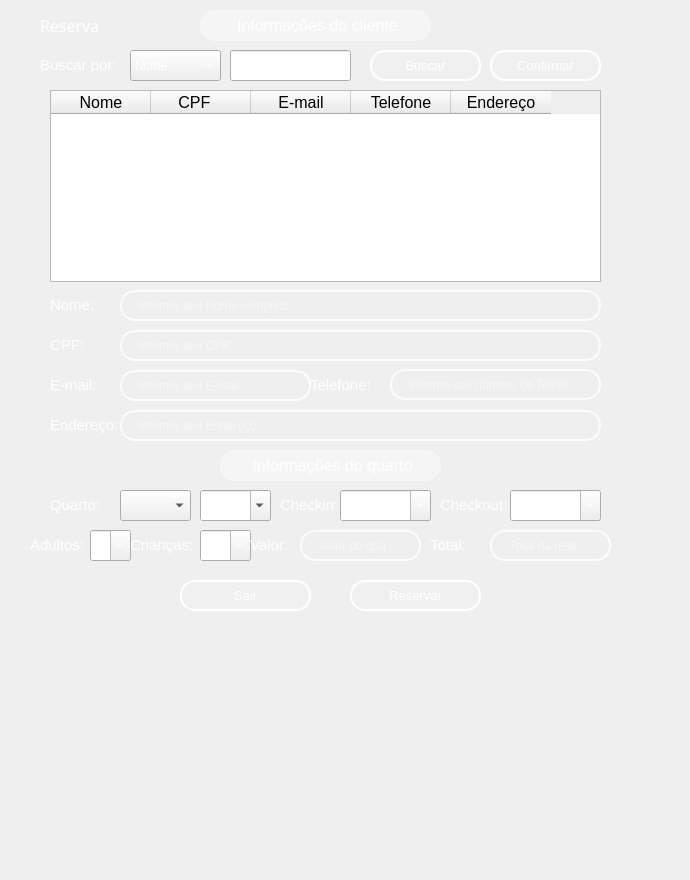
     <widget class="QWidget" name="page_10">
      <widget class="QWidget" name="widget_21" native="true">
       <property name="geometry">
        <rect>
         <x>-10</x>
         <y>-190</y>
         <width>681</width>
         <height>871</height>
        </rect>
       </property>
       <property name="styleSheet">
        <string notr="true">QWidget {
    background: qradialgradient(
        cx: 0.5, cy: 0.2, radius: 0.8,
        fx: 0.5, fy: 0.2,
        stop: 0 #7FA3A6,  /* Brilho no topo (mais suave) */
        stop: 0.4 #4E7580, /* Azul intermediário mais escuro */
        stop: 0.7 #27425A, /* Azul mais escuro na transição */
        stop: 1 #0A1A30   /* Azul bem escuro na parte inferior */
    );
}
</string>
       </property>
      </widget>
      <widget class="QLabel" name="label_95">
       <property name="geometry">
        <rect>
         <x>130</x>
         <y>530</y>
         <width>121</width>
         <height>31</height>
        </rect>
       </property>
       <property name="font">
        <font>
         <pointsize>10</pointsize>
        </font>
       </property>
       <property name="layoutDirection">
        <enum>Qt::LeftToRight</enum>
       </property>
       <property name="text">
        <string>&lt;html&gt;&lt;head/&gt;&lt;body&gt;&lt;p&gt;&lt;span style=&quot; font-size:11pt; color:#ffffff;&quot;&gt;Crianças:&lt;/span&gt;&lt;/p&gt;&lt;/body&gt;&lt;/html&gt;</string>
       </property>
      </widget>
      <widget class="QLabel" name="label_93">
       <property name="geometry">
        <rect>
         <x>50</x>
         <y>490</y>
         <width>231</width>
         <height>31</height>
        </rect>
       </property>
       <property name="font">
        <font>
         <pointsize>10</pointsize>
        </font>
       </property>
       <property name="layoutDirection">
        <enum>Qt::LeftToRight</enum>
       </property>
       <property name="text">
        <string>&lt;html&gt;&lt;head/&gt;&lt;body&gt;&lt;p&gt;&lt;span style=&quot; font-size:11pt; color:#ffffff;&quot;&gt;Quarto:&lt;/span&gt;&lt;/p&gt;&lt;/body&gt;&lt;/html&gt;</string>
       </property>
      </widget>
      <widget class="QComboBox" name="comboBox_numero">
       <property name="geometry">
        <rect>
         <x>120</x>
         <y>490</y>
         <width>71</width>
         <height>31</height>
        </rect>
       </property>
      </widget>
      <widget class="QComboBox" name="comboBox_tipo">
       <property name="geometry">
        <rect>
         <x>200</x>
         <y>490</y>
         <width>71</width>
         <height>31</height>
        </rect>
       </property>
       <property name="layoutDirection">
        <enum>Qt::LeftToRight</enum>
       </property>
       <property name="editable">
        <bool>true</bool>
       </property>
      </widget>
      <widget class="QTableWidget" name="tableWidget_6">
       <property name="geometry">
        <rect>
         <x>50</x>
         <y>90</y>
         <width>551</width>
         <height>192</height>
        </rect>
       </property>
       <property name="font">
        <font>
         <family>MS Shell Dlg 2</family>
         <pointsize>12</pointsize>
         <weight>50</weight>
         <bold>false</bold>
        </font>
       </property>
       <column>
        <property name="text">
         <string>Nome</string>
        </property>
       </column>
       <column>
        <property name="text">
         <string>CPF   </string>
        </property>
       </column>
       <column>
        <property name="text">
         <string>E-mail</string>
        </property>
       </column>
       <column>
        <property name="text">
         <string>Telefone</string>
        </property>
       </column>
       <column>
        <property name="text">
         <string>Endereço</string>
        </property>
       </column>
      </widget>
      <widget class="QLabel" name="label_92">
       <property name="geometry">
        <rect>
         <x>440</x>
         <y>490</y>
         <width>171</width>
         <height>31</height>
        </rect>
       </property>
       <property name="font">
        <font>
         <pointsize>10</pointsize>
        </font>
       </property>
       <property name="text">
        <string>&lt;html&gt;&lt;head/&gt;&lt;body&gt;&lt;p&gt;&lt;span style=&quot; font-size:11pt; color:#ffffff;&quot;&gt;Checkout:&lt;/span&gt;&lt;/p&gt;&lt;/body&gt;&lt;/html&gt;</string>
       </property>
      </widget>
      <widget class="QLabel" name="label_6">
       <property name="geometry">
        <rect>
         <x>430</x>
         <y>530</y>
         <width>181</width>
         <height>31</height>
        </rect>
       </property>
       <property name="text">
        <string>&lt;html&gt;&lt;head/&gt;&lt;body&gt;&lt;p&gt;&lt;span style=&quot; font-size:11pt; color:#ffffff;&quot;&gt;Total:&lt;/span&gt;&lt;/p&gt;&lt;/body&gt;&lt;/html&gt;</string>
       </property>
      </widget>
      <widget class="QLabel" name="label_email_3">
       <property name="geometry">
        <rect>
         <x>50</x>
         <y>370</y>
         <width>261</width>
         <height>31</height>
        </rect>
       </property>
       <property name="font">
        <font>
         <family>MS Shell Dlg 2</family>
         <pointsize>10</pointsize>
         <weight>50</weight>
         <italic>false</italic>
         <bold>false</bold>
        </font>
       </property>
       <property name="text">
        <string>&lt;html&gt;&lt;head/&gt;&lt;body&gt;&lt;p&gt;&lt;span style=&quot; font-size:11pt; color:#ffffff;&quot;&gt;E-mail:&lt;/span&gt;&lt;/p&gt;&lt;/body&gt;&lt;/html&gt;</string>
       </property>
      </widget>
      <widget class="QLabel" name="label_91">
       <property name="geometry">
        <rect>
         <x>280</x>
         <y>490</y>
         <width>161</width>
         <height>31</height>
        </rect>
       </property>
       <property name="font">
        <font>
         <pointsize>10</pointsize>
        </font>
       </property>
       <property name="text">
        <string>&lt;html&gt;&lt;head/&gt;&lt;body&gt;&lt;p&gt;&lt;span style=&quot; font-size:11pt; color:#ffffff;&quot;&gt;Checkin:&lt;/span&gt;&lt;/p&gt;&lt;/body&gt;&lt;/html&gt;</string>
       </property>
      </widget>
      <widget class="QLabel" name="label_user_9">
       <property name="geometry">
        <rect>
         <x>50</x>
         <y>410</y>
         <width>551</width>
         <height>31</height>
        </rect>
       </property>
       <property name="font">
        <font>
         <family>MS Shell Dlg 2</family>
         <pointsize>10</pointsize>
         <weight>50</weight>
         <italic>false</italic>
         <bold>false</bold>
        </font>
       </property>
       <property name="text">
        <string>&lt;html&gt;&lt;head/&gt;&lt;body&gt;&lt;p&gt;&lt;span style=&quot; font-size:11pt; color:#ffffff;&quot;&gt;Endereço:&lt;/span&gt;&lt;/p&gt;&lt;/body&gt;&lt;/html&gt;</string>
       </property>
      </widget>
      <widget class="QLabel" name="label_94">
       <property name="geometry">
        <rect>
         <x>30</x>
         <y>530</y>
         <width>101</width>
         <height>31</height>
        </rect>
       </property>
       <property name="font">
        <font>
         <pointsize>10</pointsize>
        </font>
       </property>
       <property name="layoutDirection">
        <enum>Qt::LeftToRight</enum>
       </property>
       <property name="text">
        <string>&lt;html&gt;&lt;head/&gt;&lt;body&gt;&lt;p&gt;&lt;span style=&quot; font-size:11pt; color:#ffffff;&quot;&gt;Adultos:&lt;/span&gt;&lt;/p&gt;&lt;/body&gt;&lt;/html&gt;</string>
       </property>
      </widget>
      <widget class="QLabel" name="label_90">
       <property name="geometry">
        <rect>
         <x>40</x>
         <y>50</y>
         <width>181</width>
         <height>31</height>
        </rect>
       </property>
       <property name="font">
        <font>
         <pointsize>10</pointsize>
        </font>
       </property>
       <property name="text">
        <string>&lt;html&gt;&lt;head/&gt;&lt;body&gt;&lt;p&gt;&lt;span style=&quot; font-size:11pt; color:#ffffff;&quot;&gt;Buscar por:&lt;/span&gt;&lt;/p&gt;&lt;/body&gt;&lt;/html&gt;</string>
       </property>
      </widget>
      <widget class="QComboBox" name="comboBox_filtro">
       <property name="geometry">
        <rect>
         <x>130</x>
         <y>50</y>
         <width>91</width>
         <height>31</height>
        </rect>
       </property>
       <property name="styleSheet">
        <string notr="true">color:rgba(255, 255, 255, 255);</string>
       </property>
       <item>
        <property name="text">
         <string>Nome</string>
        </property>
       </item>
       <item>
        <property name="text">
         <string>CPF</string>
        </property>
       </item>
      </widget>
      <widget class="QDateEdit" name="dateEdit_checkin">
       <property name="enabled">
        <bool>true</bool>
       </property>
       <property name="geometry">
        <rect>
         <x>340</x>
         <y>490</y>
         <width>91</width>
         <height>31</height>
        </rect>
       </property>
       <property name="styleSheet">
        <string notr="true">color:rgba(255, 255, 255, 255);</string>
       </property>
       <property name="calendarPopup">
        <bool>true</bool>
       </property>
      </widget>
      <widget class="QComboBox" name="comboBox_14">
       <property name="geometry">
        <rect>
         <x>200</x>
         <y>530</y>
         <width>51</width>
         <height>31</height>
        </rect>
       </property>
       <property name="layoutDirection">
        <enum>Qt::LeftToRight</enum>
       </property>
       <property name="styleSheet">
        <string notr="true">color:rgba(255, 255, 255, 255);</string>
       </property>
       <property name="editable">
        <bool>true</bool>
       </property>
       <item>
        <property name="text">
         <string>0</string>
        </property>
       </item>
       <item>
        <property name="text">
         <string>1</string>
        </property>
       </item>
       <item>
        <property name="text">
         <string>2</string>
        </property>
       </item>
       <item>
        <property name="text">
         <string>3</string>
        </property>
       </item>
       <item>
        <property name="text">
         <string>4</string>
        </property>
       </item>
      </widget>
      <widget class="QLabel" name="label_5">
       <property name="geometry">
        <rect>
         <x>250</x>
         <y>530</y>
         <width>171</width>
         <height>31</height>
        </rect>
       </property>
       <property name="text">
        <string>&lt;html&gt;&lt;head/&gt;&lt;body&gt;&lt;p&gt;&lt;span style=&quot; font-size:11pt; color:#ffffff;&quot;&gt;Valor:&lt;/span&gt;&lt;/p&gt;&lt;/body&gt;&lt;/html&gt;</string>
       </property>
      </widget>
      <widget class="QPushButton" name="pushButton_buscar">
       <property name="geometry">
        <rect>
         <x>370</x>
         <y>50</y>
         <width>111</width>
         <height>31</height>
        </rect>
       </property>
       <property name="font">
        <font>
         <pointsize>10</pointsize>
        </font>
       </property>
       <property name="styleSheet">
        <string notr="true">QPushButton {
    background-color: rgba(255, 255, 255, 0.5);
    border: 2px solid rgba(255, 255, 255, 0.3); /* Borda branca translúcida */
    color: #333333; /* Texto totalmente opaco */
}

QPushButton:hover {
     background-color: #CFD8DC;
    border-color: rgba(255, 255, 255,255); 
}

QPushButton:pressed {
    background-color: #A0B2C8; /* Azul acinzentado */
border-color: #003366; /* Azul escuro */
}
 QPushButton{border: 2px solid rgba(255, 255, 255, 200);
    border-radius: 15px;
    background-color: rgba(0, 0, 0, 0); /* Totalmente transparente */
    
    /* Espaçamento interno */
    padding: 5px 15px;
    
    /* Cor do texto */
    color: white;
    
    /* Melhora a renderização */
    background-clip: padding-box;
}

/* Efeito ao focar */
QPushButton {
    border: 2px solid rgba(255, 255, 255, 255);
    background-color: rgba(255, 255, 255, 20);
}</string>
       </property>
       <property name="text">
        <string>Buscar</string>
       </property>
      </widget>
      <widget class="QLineEdit" name="lineEdit_total">
       <property name="enabled">
        <bool>false</bool>
       </property>
       <property name="geometry">
        <rect>
         <x>490</x>
         <y>530</y>
         <width>121</width>
         <height>31</height>
        </rect>
       </property>
       <property name="styleSheet">
        <string notr="true">QLineEdit {
    /* Borda e fundo */
    border: 2px solid rgba(255, 255, 255, 200);
    border-radius: 15px;
    background-color: rgba(0, 0, 0, 0); /* Totalmente transparente */
    
    /* Espaçamento interno */
    padding: 5px 15px;
    
    /* Cor do texto */
    color: white;
    
    /* Melhora a renderização */
    background-clip: padding-box;
}

/* Efeito ao focar */
QLineEdit:focus {
    border: 2px solid rgba(255, 255, 255, 255);
    background-color: rgba(255, 255, 255, 36);
}</string>
       </property>
       <property name="placeholderText">
        <string>Total da reserva...</string>
       </property>
      </widget>
      <widget class="QComboBox" name="comboBox_13">
       <property name="geometry">
        <rect>
         <x>90</x>
         <y>530</y>
         <width>41</width>
         <height>31</height>
        </rect>
       </property>
       <property name="layoutDirection">
        <enum>Qt::LeftToRight</enum>
       </property>
       <property name="styleSheet">
        <string notr="true">color:rgba(255, 255, 255, 255);</string>
       </property>
       <property name="editable">
        <bool>true</bool>
       </property>
       <item>
        <property name="text">
         <string>1</string>
        </property>
       </item>
       <item>
        <property name="text">
         <string>2</string>
        </property>
       </item>
       <item>
        <property name="text">
         <string>3</string>
        </property>
       </item>
       <item>
        <property name="text">
         <string>4</string>
        </property>
       </item>
      </widget>
      <widget class="QPushButton" name="bttn_confirm">
       <property name="geometry">
        <rect>
         <x>490</x>
         <y>50</y>
         <width>111</width>
         <height>31</height>
        </rect>
       </property>
       <property name="font">
        <font>
         <pointsize>10</pointsize>
        </font>
       </property>
       <property name="styleSheet">
        <string notr="true">QPushButton {
    background-color: rgba(255, 255, 255, 0.5);
    border: 2px solid rgba(255, 255, 255, 0.3); /* Borda branca translúcida */
    color: #333333; /* Texto totalmente opaco */
}

QPushButton:hover {
     background-color: #CFD8DC;
    border-color: rgba(255, 255, 255,255); 
}

QPushButton:pressed {
    background-color: #A0B2C8; /* Azul acinzentado */
border-color: #003366; /* Azul escuro */
}
 QPushButton{border: 2px solid rgba(255, 255, 255, 200);
    border-radius: 15px;
    background-color: rgba(0, 0, 0, 0); /* Totalmente transparente */
    
    /* Espaçamento interno */
    padding: 5px 15px;
    
    /* Cor do texto */
    color: white;
    
    /* Melhora a renderização */
    background-clip: padding-box;
}

/* Efeito ao focar */
QPushButton {
    border: 2px solid rgba(255, 255, 255, 255);
    background-color: rgba(255, 255, 255, 20);
}</string>
       </property>
       <property name="text">
        <string>Confirmar</string>
       </property>
      </widget>
      <widget class="QLabel" name="label_name_3">
       <property name="geometry">
        <rect>
         <x>50</x>
         <y>290</y>
         <width>551</width>
         <height>31</height>
        </rect>
       </property>
       <property name="font">
        <font>
         <family>MS Shell Dlg 2</family>
         <pointsize>10</pointsize>
         <weight>50</weight>
         <italic>false</italic>
         <bold>false</bold>
        </font>
       </property>
       <property name="text">
        <string>&lt;html&gt;&lt;head/&gt;&lt;body&gt;&lt;p&gt;&lt;span style=&quot; font-size:11pt; color:#ffffff;&quot;&gt;Nome:&lt;/span&gt;&lt;/p&gt;&lt;/body&gt;&lt;/html&gt;</string>
       </property>
      </widget>
      <widget class="QLineEdit" name="lineEdit_filtro">
       <property name="geometry">
        <rect>
         <x>230</x>
         <y>50</y>
         <width>121</width>
         <height>31</height>
        </rect>
       </property>
      </widget>
      <widget class="QPushButton" name="bttn_reservar">
       <property name="geometry">
        <rect>
         <x>350</x>
         <y>580</y>
         <width>131</width>
         <height>31</height>
        </rect>
       </property>
       <property name="font">
        <font>
         <pointsize>10</pointsize>
        </font>
       </property>
       <property name="styleSheet">
        <string notr="true">QPushButton {
    background-color: rgba(255, 255, 255, 0.5);
    border: 2px solid rgba(255, 255, 255, 0.3); /* Borda branca translúcida */
    color: #333333; /* Texto totalmente opaco */
}

QPushButton:hover {
     background-color: #CFD8DC;
    border-color: rgba(255, 255, 255,255); 
}

QPushButton:pressed {
    background-color: #A0B2C8; /* Azul acinzentado */
border-color: #003366; /* Azul escuro */
}
 QPushButton{border: 2px solid rgba(255, 255, 255, 200);
    border-radius: 15px;
    background-color: rgba(0, 0, 0, 0); /* Totalmente transparente */
    
    /* Espaçamento interno */
    padding: 5px 15px;
    
    /* Cor do texto */
    color: white;
    
    /* Melhora a renderização */
    background-clip: padding-box;
}

/* Efeito ao focar */
QPushButton {
    border: 2px solid rgba(255, 255, 255, 255);
    background-color: rgba(255, 255, 255, 20);
}</string>
       </property>
       <property name="text">
        <string>Reservar</string>
       </property>
      </widget>
      <widget class="QLineEdit" name="lineEdit_valor">
       <property name="enabled">
        <bool>false</bool>
       </property>
       <property name="geometry">
        <rect>
         <x>300</x>
         <y>530</y>
         <width>121</width>
         <height>31</height>
        </rect>
       </property>
       <property name="styleSheet">
        <string notr="true">QLineEdit {
    /* Borda e fundo */
    border: 2px solid rgba(255, 255, 255, 200);
    border-radius: 15px;
    background-color: rgba(0, 0, 0, 0); /* Totalmente transparente */
    
    /* Espaçamento interno */
    padding: 5px 15px;
    
    /* Cor do texto */
    color: white;
    
    /* Melhora a renderização */
    background-clip: padding-box;
}

/* Efeito ao focar */
QLineEdit:focus {
    border: 2px solid rgba(255, 255, 255, 255);
    background-color: rgba(255, 255, 255, 36);
}</string>
       </property>
       <property name="placeholderText">
        <string>Valor do quarto...</string>
       </property>
      </widget>
      <widget class="QLabel" name="label_97">
       <property name="geometry">
        <rect>
         <x>220</x>
         <y>450</y>
         <width>221</width>
         <height>31</height>
        </rect>
       </property>
       <property name="font">
        <font>
         <family>MS Shell Dlg 2</family>
         <pointsize>12</pointsize>
         <weight>50</weight>
         <italic>false</italic>
         <bold>false</bold>
        </font>
       </property>
       <property name="styleSheet">
        <string notr="true">QWidget {
    background-color: rgba(255, 255, 255, 90); /* 20% de opacidade */
    border-radius: 15px;
    border: 1px solid rgba(255, 255, 255, 100);
    backdrop-filter: blur(10px);
    /* Sombra inicial sutil nas laterais */
    box-shadow: 0 0 5px rgba(255, 255, 255, 50);
    /* Transição suave para sombra e fundo */
    transition: box-shadow 0.5s ease, background-color 0.5s ease, border 0.5s ease;
}

QWidget:hover {
    background-color: rgba(255, 255, 255, 110); /* Aumenta o brilho */
    border: 1px solid rgba(255, 255, 255, 130);
    /* Sombra mais intensa nas laterais, simulando brilho em movimento */
    box-shadow: 10px 0 15px rgba(255, 255, 255, 100), 
                -10px 0 15px rgba(255, 255, 255, 100);
}</string>
       </property>
       <property name="text">
        <string>&lt;html&gt;&lt;head/&gt;&lt;body&gt;&lt;p align=&quot;center&quot;&gt;&lt;span style=&quot; color:#ffffff;&quot;&gt;Informações do quarto&lt;/span&gt;&lt;/p&gt;&lt;/body&gt;&lt;/html&gt;</string>
       </property>
      </widget>
      <widget class="QLabel" name="label_89">
       <property name="geometry">
        <rect>
         <x>40</x>
         <y>10</y>
         <width>71</width>
         <height>31</height>
        </rect>
       </property>
       <property name="font">
        <font>
         <family>Montserrat SemiBold</family>
         <pointsize>12</pointsize>
         <weight>75</weight>
         <italic>false</italic>
         <bold>true</bold>
        </font>
       </property>
       <property name="text">
        <string>&lt;html&gt;&lt;head/&gt;&lt;body&gt;&lt;p&gt;&lt;span style=&quot; font-weight:400; color:#ffffff;&quot;&gt;Reserva&lt;/span&gt;&lt;/p&gt;&lt;/body&gt;&lt;/html&gt;</string>
       </property>
      </widget>
      <widget class="QLabel" name="label_user_8">
       <property name="geometry">
        <rect>
         <x>310</x>
         <y>370</y>
         <width>291</width>
         <height>31</height>
        </rect>
       </property>
       <property name="font">
        <font>
         <family>MS Shell Dlg 2</family>
         <pointsize>10</pointsize>
         <weight>50</weight>
         <italic>false</italic>
         <bold>false</bold>
        </font>
       </property>
       <property name="text">
        <string>&lt;html&gt;&lt;head/&gt;&lt;body&gt;&lt;p&gt;&lt;span style=&quot; font-size:11pt; color:#ffffff;&quot;&gt;Telefone:&lt;/span&gt;&lt;/p&gt;&lt;/body&gt;&lt;/html&gt;</string>
       </property>
      </widget>
      <widget class="QLabel" name="label_user_7">
       <property name="geometry">
        <rect>
         <x>50</x>
         <y>330</y>
         <width>551</width>
         <height>31</height>
        </rect>
       </property>
       <property name="font">
        <font>
         <family>MS Shell Dlg 2</family>
         <pointsize>10</pointsize>
         <weight>50</weight>
         <italic>false</italic>
         <bold>false</bold>
        </font>
       </property>
       <property name="text">
        <string>&lt;html&gt;&lt;head/&gt;&lt;body&gt;&lt;p&gt;&lt;span style=&quot; font-size:11pt; color:#ffffff;&quot;&gt;CPF:&lt;/span&gt;&lt;/p&gt;&lt;/body&gt;&lt;/html&gt;</string>
       </property>
      </widget>
      <widget class="QLabel" name="label_96">
       <property name="geometry">
        <rect>
         <x>200</x>
         <y>10</y>
         <width>231</width>
         <height>31</height>
        </rect>
       </property>
       <property name="font">
        <font>
         <family>MS Shell Dlg 2</family>
         <pointsize>12</pointsize>
         <weight>50</weight>
         <italic>false</italic>
         <bold>false</bold>
        </font>
       </property>
       <property name="styleSheet">
        <string notr="true">QWidget {
    background-color: rgba(255, 255, 255, 90); /* 20% de opacidade */
    border-radius: 15px;
    border: 1px solid rgba(255, 255, 255, 100);
    backdrop-filter: blur(10px);
    /* Sombra inicial sutil nas laterais */
    box-shadow: 0 0 5px rgba(255, 255, 255, 50);
    /* Transição suave para sombra e fundo */
    transition: box-shadow 0.5s ease, background-color 0.5s ease, border 0.5s ease;
}

QWidget:hover {
    background-color: rgba(255, 255, 255, 110); /* Aumenta o brilho */
    border: 1px solid rgba(255, 255, 255, 130);
    /* Sombra mais intensa nas laterais, simulando brilho em movimento */
    box-shadow: 10px 0 15px rgba(255, 255, 255, 100), 
                -10px 0 15px rgba(255, 255, 255, 100);
}</string>
       </property>
       <property name="text">
        <string>&lt;html&gt;&lt;head/&gt;&lt;body&gt;&lt;p align=&quot;center&quot;&gt;&lt;span style=&quot; color:#ffffff;&quot;&gt;Informações do cliente&lt;/span&gt;&lt;/p&gt;&lt;/body&gt;&lt;/html&gt;</string>
       </property>
      </widget>
      <widget class="QDateEdit" name="dateEdit_checkout">
       <property name="enabled">
        <bool>true</bool>
       </property>
       <property name="geometry">
        <rect>
         <x>510</x>
         <y>490</y>
         <width>91</width>
         <height>31</height>
        </rect>
       </property>
       <property name="styleSheet">
        <string notr="true">color:rgba(255, 255, 255, 255);</string>
       </property>
       <property name="calendarPopup">
        <bool>true</bool>
       </property>
      </widget>
      <widget class="QPushButton" name="bttn_close">
       <property name="geometry">
        <rect>
         <x>180</x>
         <y>580</y>
         <width>131</width>
         <height>31</height>
        </rect>
       </property>
       <property name="font">
        <font>
         <pointsize>10</pointsize>
        </font>
       </property>
       <property name="styleSheet">
        <string notr="true">QPushButton {
    background-color: rgba(255, 255, 255, 0.5);
    border: 2px solid rgba(255, 255, 255, 0.3); /* Borda branca translúcida */
    color: #333333; /* Texto totalmente opaco */
}

QPushButton:hover {
     background-color: #CFD8DC;
    border-color: rgba(255, 255, 255,255); 
}

QPushButton:pressed {
    background-color: #A0B2C8; /* Azul acinzentado */
border-color: #003366; /* Azul escuro */
}
 QPushButton{border: 2px solid rgba(255, 255, 255, 200);
    border-radius: 15px;
    background-color: rgba(0, 0, 0, 0); /* Totalmente transparente */
    
    /* Espaçamento interno */
    padding: 5px 15px;
    
    /* Cor do texto */
    color: white;
    
    /* Melhora a renderização */
    background-clip: padding-box;
}

/* Efeito ao focar */
QPushButton {
    border: 2px solid rgba(255, 255, 255, 255);
    background-color: rgba(255, 255, 255, 20);
}</string>
       </property>
       <property name="text">
        <string>Sair</string>
       </property>
      </widget>
      <widget class="QLineEdit" name="lineEdit_cpf_2">
       <property name="enabled">
        <bool>false</bool>
       </property>
       <property name="geometry">
        <rect>
         <x>120</x>
         <y>330</y>
         <width>481</width>
         <height>31</height>
        </rect>
       </property>
       <property name="styleSheet">
        <string notr="true">QLineEdit {
    /* Borda e fundo */
    border: 2px solid rgba(255, 255, 255, 200);
    border-radius: 15px;
    background-color: rgba(0, 0, 0, 0); /* Totalmente transparente */
    
    /* Espaçamento interno */
    padding: 5px 15px;
    
    /* Cor do texto */
    color: white;
    
    /* Melhora a renderização */
    background-clip: padding-box;
}

/* Efeito ao focar */
QLineEdit:focus {
    border: 2px solid rgba(255, 255, 255, 255);
    background-color: rgba(255, 255, 255, 36);
}</string>
       </property>
       <property name="placeholderText">
        <string>Informe seu CPF...</string>
       </property>
      </widget>
      <widget class="QLineEdit" name="lineEdit_phone_2">
       <property name="enabled">
        <bool>false</bool>
       </property>
       <property name="geometry">
        <rect>
         <x>390</x>
         <y>369</y>
         <width>211</width>
         <height>31</height>
        </rect>
       </property>
       <property name="styleSheet">
        <string notr="true">QLineEdit {
    /* Borda e fundo */
    border: 2px solid rgba(255, 255, 255, 200);
    border-radius: 15px;
    background-color: rgba(0, 0, 0, 0); /* Totalmente transparente */
    
    /* Espaçamento interno */
    padding: 5px 15px;
    
    /* Cor do texto */
    color: white;
    
    /* Melhora a renderização */
    background-clip: padding-box;
}

/* Efeito ao focar */
QLineEdit:focus {
    border: 2px solid rgba(255, 255, 255, 255);
    background-color: rgba(255, 255, 255, 36);
}</string>
       </property>
       <property name="placeholderText">
        <string>Informe seu número de Telefone...</string>
       </property>
      </widget>
      <widget class="QLineEdit" name="lineEdit_email_3">
       <property name="enabled">
        <bool>false</bool>
       </property>
       <property name="geometry">
        <rect>
         <x>120</x>
         <y>370</y>
         <width>191</width>
         <height>31</height>
        </rect>
       </property>
       <property name="styleSheet">
        <string notr="true">QLineEdit {
    /* Borda e fundo */
    border: 2px solid rgba(255, 255, 255, 200);
    border-radius: 15px;
    background-color: rgba(0, 0, 0, 0); /* Totalmente transparente */
    
    /* Espaçamento interno */
    padding: 5px 15px;
    
    /* Cor do texto */
    color: white;
    
    /* Melhora a renderização */
    background-clip: padding-box;
}

/* Efeito ao focar */
QLineEdit:focus {
    border: 2px solid rgba(255, 255, 255, 255);
    background-color: rgba(255, 255, 255, 36);
}</string>
       </property>
       <property name="placeholderText">
        <string>Informe seu E-mail...</string>
       </property>
      </widget>
      <widget class="QLineEdit" name="lineEdit_endereco_2">
       <property name="enabled">
        <bool>false</bool>
       </property>
       <property name="geometry">
        <rect>
         <x>120</x>
         <y>410</y>
         <width>481</width>
         <height>31</height>
        </rect>
       </property>
       <property name="styleSheet">
        <string notr="true">QLineEdit {
    /* Borda e fundo */
    border: 2px solid rgba(255, 255, 255, 200);
    border-radius: 15px;
    background-color: rgba(0, 0, 0, 0); /* Totalmente transparente */
    
    /* Espaçamento interno */
    padding: 5px 15px;
    
    /* Cor do texto */
    color: white;
    
    /* Melhora a renderização */
    background-clip: padding-box;
}

/* Efeito ao focar */
QLineEdit:focus {
    border: 2px solid rgba(255, 255, 255, 255);
    background-color: rgba(255, 255, 255, 36);
}</string>
       </property>
       <property name="placeholderText">
        <string>Informe seu Endereço...</string>
       </property>
      </widget>
      <widget class="QLineEdit" name="lineEdit_name_3">
       <property name="enabled">
        <bool>false</bool>
       </property>
       <property name="geometry">
        <rect>
         <x>120</x>
         <y>290</y>
         <width>481</width>
         <height>31</height>
        </rect>
       </property>
       <property name="styleSheet">
        <string notr="true">QLineEdit {
    /* Borda e fundo */
    border: 2px solid rgba(255, 255, 255, 200);
    border-radius: 15px;
    background-color: rgba(0, 0, 0, 0); /* Totalmente transparente */
    
    /* Espaçamento interno */
    padding: 5px 15px;
    
    /* Cor do texto */
    color: white;
    
    /* Melhora a renderização */
    background-clip: padding-box;
}

/* Efeito ao focar */
QLineEdit:focus {
    border: 2px solid rgba(255, 255, 255, 255);
    background-color: rgba(255, 255, 255, 36);
}</string>
       </property>
       <property name="placeholderText">
        <string>Informe seu Nome completo...</string>
       </property>
      </widget>
      <zorder>comboBox_numero</zorder>
      <zorder>comboBox_tipo</zorder>
      <zorder>widget_21</zorder>
      <zorder>label_95</zorder>
      <zorder>label_93</zorder>
      <zorder>tableWidget_6</zorder>
      <zorder>label_92</zorder>
      <zorder>label_6</zorder>
      <zorder>label_email_3</zorder>
      <zorder>label_91</zorder>
      <zorder>label_user_9</zorder>
      <zorder>label_94</zorder>
      <zorder>label_90</zorder>
      <zorder>comboBox_filtro</zorder>
      <zorder>dateEdit_checkin</zorder>
      <zorder>comboBox_14</zorder>
      <zorder>label_5</zorder>
      <zorder>pushButton_buscar</zorder>
      <zorder>lineEdit_total</zorder>
      <zorder>comboBox_13</zorder>
      <zorder>bttn_confirm</zorder>
      <zorder>label_name_3</zorder>
      <zorder>lineEdit_filtro</zorder>
      <zorder>bttn_reservar</zorder>
      <zorder>lineEdit_valor</zorder>
      <zorder>label_97</zorder>
      <zorder>label_89</zorder>
      <zorder>label_user_8</zorder>
      <zorder>label_user_7</zorder>
      <zorder>label_96</zorder>
      <zorder>dateEdit_checkout</zorder>
      <zorder>bttn_close</zorder>
      <zorder>lineEdit_cpf_2</zorder>
      <zorder>lineEdit_phone_2</zorder>
      <zorder>lineEdit_email_3</zorder>
      <zorder>lineEdit_endereco_2</zorder>
      <zorder>lineEdit_name_3</zorder>
     </widget>
